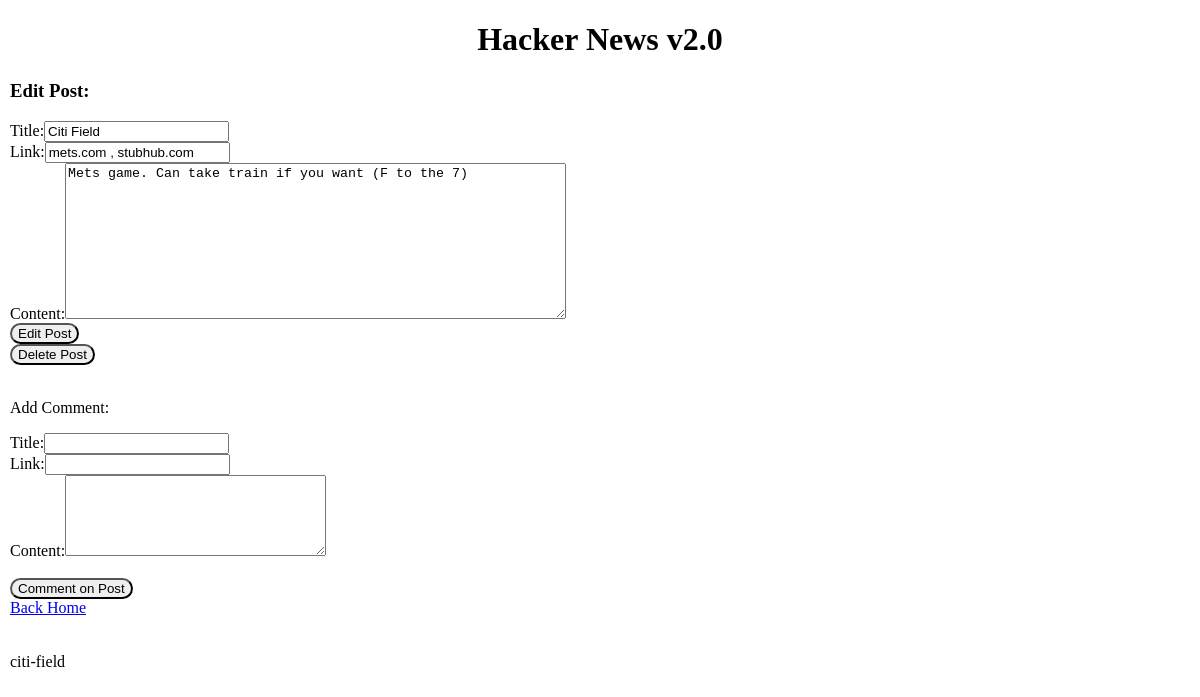
Page /news/edit/citi-field on the committed database.
### news/models.py (models this page shows, shortened)
class Post(models.Model):
    title = models.CharField(max_length=40)
    link = models.URLField(max_length=120, null = True, default = None)
    content = models.CharField(max_length=4000)
    slug = models.SlugField(max_length=40)
    created_at = models.DateTimeField(editable=False)
    updated_at = models.DateTimeField()
    show = models.BooleanField(default=True)
    votes = models.IntegerField(default=0)
    user = models.ForeignKey(User, default = 1) # adds a FK

### news/views.py (the view, shortened to what this page needs)
# urls.py: url(r'^edit/(?P<post_slug>[A-Za-z0-9\-\_]+)$', views.Edit_Post.as_view(), name="edit"),
class Edit_Post(View):
    template = "edit.html"
    def get(self, request, post_slug=None):
        post = Post.objects.get(slug=post_slug)
        form = PostForm(instance=post)
        comment_form = CommentForm()
        context = {
            "post": post,
            "EditForm": form,
            "CommentForm": comment_form}
        return render(request, self.template, context)

### news/forms.py
class PostForm(forms.ModelForm):
    class Meta:
        model = Post
        fields = [
            "title",
            "link",
            "content",
        ]
        widgets = {
            "content": Textarea(attrs={"cols": 60, "rows": 10}),
        }

class CommentForm(forms.ModelForm):
    class Meta:
        model = Comment
        fields = [
            "title",
            "link",
            "content",
        ]
        widgets = {
            "content": Textarea(attrs={"cols": 30, "rows": 5})
        }

### templates/edit.html (shortened to what this page needs)
{% extends "base.html" %}
{% block content %}
    <h3>Edit Post:</h3>
    <form action="{% url 'news:edit' post_slug=post.slug %}" method="POST">
        {% for field in EditForm %}
            <div class="{%if field.errors %}error{%endif%}">
                {{field.label_tag}}{{ field }}
            </div>
        {% endfor %}
        <input type="submit" class="button" value="Edit Post"/>
    </form>
    <form action="{% url 'news:delete' post_slug=post.slug %}" method ="POST">
        <input type="submit" class="button" id= "delete" value="Delete Post" />
    </form>
    <br>
    <p>Add Comment:</p>
    <form action="{% url 'news:comment' post_slug=post.slug %}" method="POST" id="comment_form">
        {% for field in CommentForm %}
            <div class="{%if field.errors %}error{%endif%}">
                {{field.label_tag}}{{ field }}
            </div>
        {% endfor %}
        <br>
        <input type="submit" id ="comment" class="button" value="Comment on Post"/>
    </form>
    <a href="/news"> Back Home</a>
    <br><br><br>
<div id="post_slug_thing">{{ post.slug }} </div>
{% endblock content %}

### static/style.css (style rules this page uses)
body { margin: 10px; }
.button { border-radius: 100px; }

### rows in the picture
Post: EditForm "Citi Field" "mets.com , stubhub.com" "Mets game. Can take train if you want (F to the 7)", slug "citi-field"

### other values in the picture
{{ field.label_tag }} "Title:" "Link:" "Content:"
